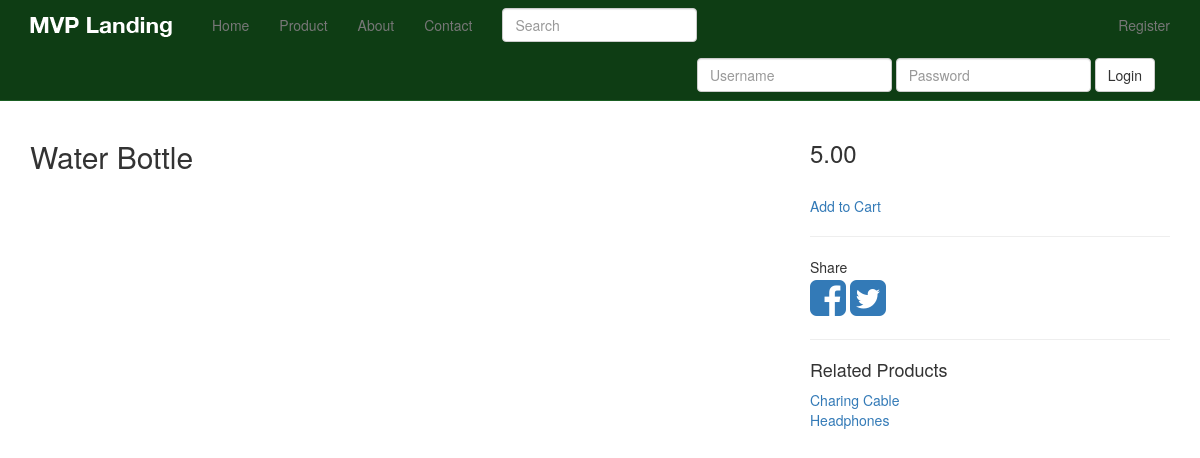
The page /products/3/ on the database as committed earlier.
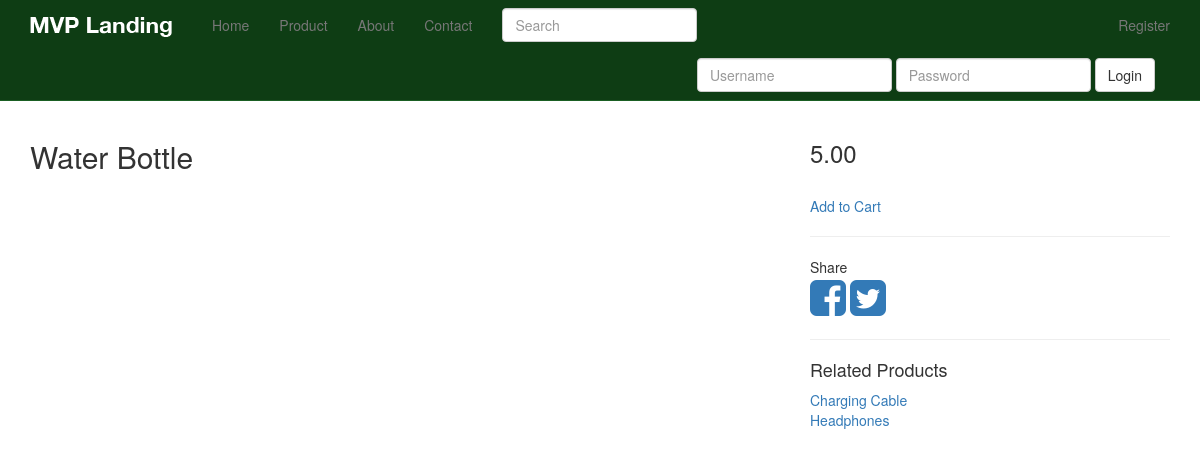
The same page on the database as committed later.
### products/models.py (models this page shows, shortened)
class Product(models.Model):
    title = models.CharField(max_length=120)
    description = models.TextField(blank=True, null=True)
    price = models.DecimalField(decimal_places=2, max_digits=10)
    active = models.BooleanField(default=True)
    categories = models.ManyToManyField('Category', blank=True)
    default = models.ForeignKey('Category', related_name='default_category', null=True, blank=True)
    objects = ProductManager()
    class Meta:
        ordering = ["-title"]
    def get_absolute_url(self):
        return reverse("product_detail", kwargs={"pk": self.pk})

### products/views.py (the view)
# urls.py: url(r'^(?P<pk>\d+)/$', ProductDetailView.as_view(), name='product_detail'),
class ProductDetailView(DetailView):
    model = Product
    def get_context_data(self, *args, **kwargs):
        context = super(ProductDetailView, self).get_context_data(*args, **kwargs)
        instance = self.get_object()
        context["related"] = Product.objects.get_related(instance).order_by("title")[:6]
        return context

### products/models.py (called while the page is built)
    def active(self):
        return self.filter(active=True)

    def get_queryset(self):
        return ProductQuerySet(self.model, using=self._db)

    def all(self, *args, **kwargs):
        return self.get_queryset().active()

    def get_related(self, instance):
        products_one = self.get_queryset().filter(categories__in=instance.categories.all())
        products_two = self.get_queryset().filter(default=instance.default)
        qs = (products_one | products_two).exclude(id=instance.id).distinct()
        return qs

### products/templates/products/product_detail.html (shortened to what this page needs)
{% extends 'base.html' %}
{% block content %}
    <div class="row">
        <div class="col-sm-8">
            <h2>{{ object.title }}</h2>
        </div>
        <div class="col-sm-4">
            {% if object.variation_set.count > 1 %}
                <h3 id="price">{{ object.variation_set.first.price }}</h3>
                <select class="form-control variation_select">
                    {% for vari_obj in object.variation_set.all %}
                        <option data-img="/media/products/iphone-cover/iphone-cover-2_owgp0rB.jpg"
                                data-sale-price="{{ vari_obj.sale_price }}" data-price="{{ vari_obj.price }}"
                                value="{{ vari_obj.id }}">{{ vari_obj }}</option>
                    {% endfor %}
                </select>
            {% else %}
                <h3 id="price">
                    {% if object.variation_set.first.sale_price %}
                        {{ object.variation_set.first.sale_price }}
                        <small class='og-price'>{{ object.variation_set.first.price }}</small>
                    {% else %}
                        {{ object.variation_set.first.price }}
                    {% endif %}
                </h3>
            {% endif %}
            <br>
            <a href="#">Add to Cart</a>
            <br>
            <hr>
            <p>
                Share <br>
                <a href="https://www.facebook.com/sharer/sharer.php?u={{ request.build_absolute_uri }}">
                    <i class="fa fa-facebook-square fa-3x"></i>
                </a>
                <a href="https://twitter.com/home?status=I'm%20going%20to%20learn%20to%20Code...%20Come%20build%20an%20web%20apsp%20with%20me!%20%23CFE%20and%20@justinmitchel%20http://codingforentrepreneurs.com/">
                    <i class="fa fa-twitter-square fa-3x"></i>
                </a>
            </p>
            <hr>
            <h4>Related Products</h4>
            {% for product in related %}
                <a href="{{ product.get_absolute_url }}">{{ product.title }}</a><br/>
            {% endfor %}
        </div>
    </div>
{% endblock %}

Rows that differ between the two databases and show on the page:
changed Product: title "Charing Cable" → "Charging Cable"
